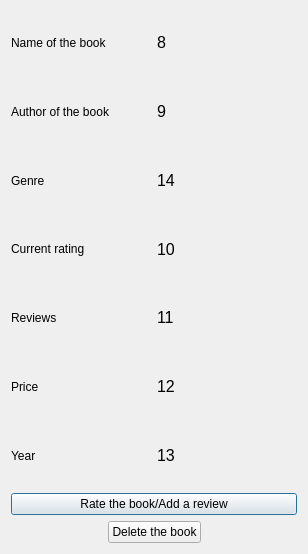
<?xml version="1.0" encoding="UTF-8"?>
<ui version="4.0">
 <class>Dialog</class>
 <widget class="QDialog" name="Dialog">
  <property name="geometry">
   <rect>
    <x>0</x>
    <y>0</y>
    <width>308</width>
    <height>554</height>
   </rect>
  </property>
  <property name="windowTitle">
   <string>Dialog</string>
  </property>
  <layout class="QVBoxLayout" name="verticalLayout">
   <item>
    <layout class="QHBoxLayout" name="horizontalLayout">
     <item>
      <widget class="QLabel" name="label">
       <property name="text">
        <string>Name of the book</string>
       </property>
      </widget>
     </item>
     <item>
      <widget class="QLabel" name="label_8">
       <property name="font">
        <font>
         <pointsize>12</pointsize>
        </font>
       </property>
       <property name="text">
        <string>8</string>
       </property>
      </widget>
     </item>
    </layout>
   </item>
   <item>
    <layout class="QHBoxLayout" name="horizontalLayout_2">
     <item>
      <widget class="QLabel" name="label_2">
       <property name="text">
        <string>Author of the book</string>
       </property>
      </widget>
     </item>
     <item>
      <widget class="QLabel" name="label_9">
       <property name="font">
        <font>
         <pointsize>12</pointsize>
        </font>
       </property>
       <property name="text">
        <string>9</string>
       </property>
      </widget>
     </item>
    </layout>
   </item>
   <item>
    <layout class="QHBoxLayout" name="horizontalLayout_8">
     <item>
      <widget class="QLabel" name="label_7">
       <property name="text">
        <string>Genre</string>
       </property>
      </widget>
     </item>
     <item>
      <widget class="QLabel" name="label_14">
       <property name="font">
        <font>
         <pointsize>12</pointsize>
        </font>
       </property>
       <property name="text">
        <string>14</string>
       </property>
      </widget>
     </item>
    </layout>
   </item>
   <item>
    <layout class="QHBoxLayout" name="horizontalLayout_3">
     <item>
      <widget class="QLabel" name="label_3">
       <property name="text">
        <string>Current rating</string>
       </property>
      </widget>
     </item>
     <item>
      <widget class="QLabel" name="label_10">
       <property name="font">
        <font>
         <pointsize>12</pointsize>
        </font>
       </property>
       <property name="text">
        <string>10</string>
       </property>
      </widget>
     </item>
    </layout>
   </item>
   <item>
    <layout class="QHBoxLayout" name="horizontalLayout_4">
     <item>
      <widget class="QLabel" name="label_4">
       <property name="text">
        <string>Reviews</string>
       </property>
      </widget>
     </item>
     <item>
      <widget class="QLabel" name="label_11">
       <property name="font">
        <font>
         <pointsize>12</pointsize>
        </font>
       </property>
       <property name="text">
        <string>11</string>
       </property>
      </widget>
     </item>
    </layout>
   </item>
   <item>
    <layout class="QHBoxLayout" name="horizontalLayout_5">
     <item>
      <widget class="QLabel" name="label_5">
       <property name="text">
        <string>Price</string>
       </property>
      </widget>
     </item>
     <item>
      <widget class="QLabel" name="label_12">
       <property name="font">
        <font>
         <pointsize>12</pointsize>
        </font>
       </property>
       <property name="text">
        <string>12</string>
       </property>
      </widget>
     </item>
    </layout>
   </item>
   <item>
    <layout class="QHBoxLayout" name="horizontalLayout_6">
     <item>
      <widget class="QLabel" name="label_6">
       <property name="text">
        <string>Year</string>
       </property>
      </widget>
     </item>
     <item>
      <widget class="QLabel" name="label_13">
       <property name="font">
        <font>
         <pointsize>12</pointsize>
        </font>
       </property>
       <property name="text">
        <string>13</string>
       </property>
      </widget>
     </item>
    </layout>
   </item>
   <item>
    <layout class="QHBoxLayout" name="horizontalLayout_7">
     <item>
      <widget class="QPushButton" name="pushButton">
       <property name="text">
        <string>Rate the book/Add a review</string>
       </property>
      </widget>
     </item>
    </layout>
   </item>
   <item>
    <layout class="QHBoxLayout" name="horizontalLayout_9">
     <item>
      <spacer name="horizontalSpacer">
       <property name="orientation">
        <enum>Qt::Horizontal</enum>
       </property>
       <property name="sizeHint" stdset="0">
        <size>
         <width>40</width>
         <height>20</height>
        </size>
       </property>
      </spacer>
     </item>
     <item>
      <widget class="QPushButton" name="pushButton_3">
       <property name="text">
        <string>Delete the book</string>
       </property>
      </widget>
     </item>
     <item>
      <spacer name="horizontalSpacer_2">
       <property name="orientation">
        <enum>Qt::Horizontal</enum>
       </property>
       <property name="sizeHint" stdset="0">
        <size>
         <width>40</width>
         <height>20</height>
        </size>
       </property>
      </spacer>
     </item>
    </layout>
   </item>
  </layout>
 </widget>
 <tabstops>
  <tabstop>pushButton</tabstop>
 </tabstops>
 <resources/>
 <connections/>
</ui>
